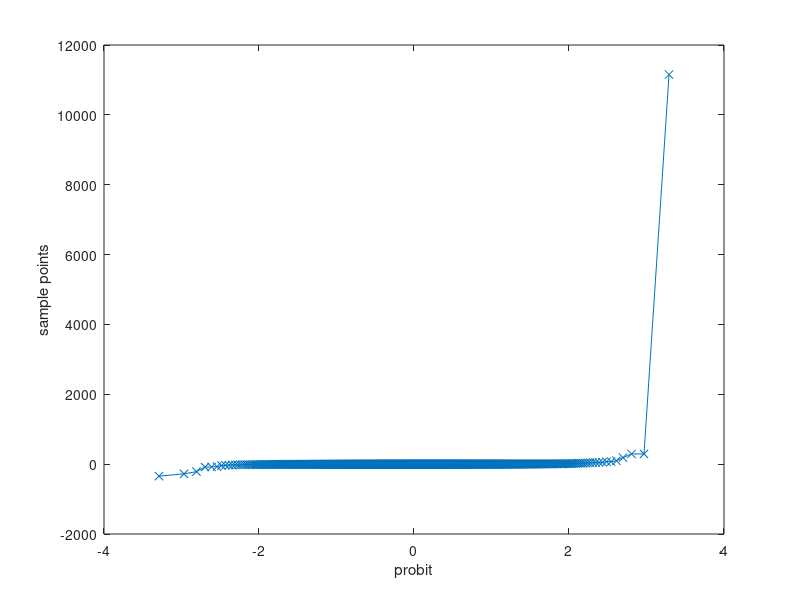

Write the MATLAB code that produced this figure.
n=30; % or 3, 5, 10, 30
m=1000;
x=zeros(1,m);
for i=1:m
    y=tan(rand(1).*pi-pi./2); % cauchy dist.
    u=rand(1);
    % C=sqrt(2*pi/e)
    while (u>1/sqrt(2*pi/exp(1))*gamma((1+n)/2)/sqrt((n*pi)*gamma(n/2))*(1+y.^2./n).^(n+1)/2/(1/(pi*(1+y.^2))))
        y=tan(rand(1).*pi-pi./2);
        u=rand(1);
    end
    x(i)=y;
end
qqplot(x);
%xlim([-2 2]);